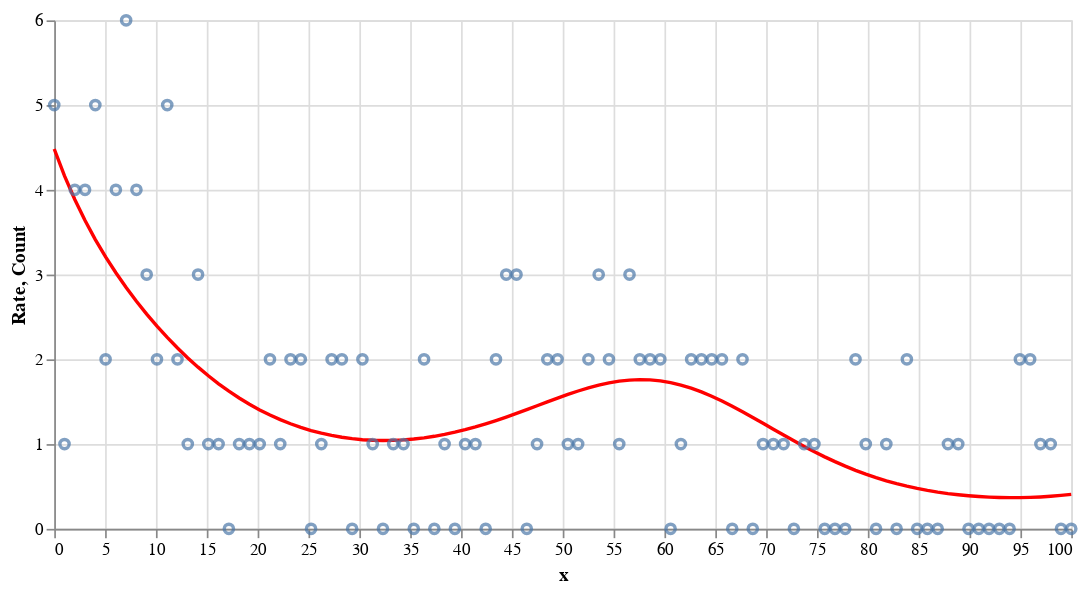

The code cell stored with this chart in its notebook:
### Code cell
rate = (
  alt.Chart(df_data)
  .mark_line(color='red')
  .encode(
		x=alt.X('x', title='x'),
		y=alt.Y('rate', title='Rate'),
	)
)

count = alt.Chart(df_data).mark_point().encode(
	x=alt.X('x', title='x'),
	y=alt.Y('y', title='Count'),
)

(rate + count).properties(width=600)

### Figure 1 — Vega-Lite specification as saved in the notebook (floating-point values rounded to 4 significant figures)
{"config": {"view": {"continuousWidth": 300, "continuousHeight": 300}}, "layer": [{"mark": {"type": "line", "color": "red"}, "encoding": {"x": {"field": "x", "title": "x", "type": "quantitative"}, "y": {"field": "rate", "title": "Rate", "type": "quantitative"}}}, {"mark": {"type": "point"}, "encoding": {"x": {"field": "x", "title": "x", "type": "quantitative"}, "y": {"field": "y", "title": "Count", "type": "quantitative"}}}], "data": {"name": "data-ab36c86f6d23b7abd37de29246e080d0"}, "width": 600, "$schema": "https://vega.github.io/schema/vega-lite/v5.20.1.json", "datasets": {"data-ab36c86f6d23b7abd37de29246e080d0": [{"x": 0.0, "log_exposure": 1.0, "f": 0.5, "rate": 4.482, "y": 5}, {"x": 1.01, "log_exposure": 0.9039, "f": 0.5227, "rate": 4.165, "y": 1}, {"x": 2.02, "log_exposure": 0.8171, "f": 0.5403, "rate": 3.886, "y": 4}, {"x": 3.03, "log_exposure": 0.7386, "f": 0.5527, "rate": 3.637, "y": 4}, {"x": 4.04, "log_exposure": 0.6676, "f": 0.5601, "rate": 3.413, "y": 5}, {"x": 5.051, "log_exposure": 0.6035, "f": 0.5625, "rate": 3.209, "y": 2}, {"x": 6.061, "log_exposure": 0.5455, "f": 0.5602, "rate": 3.021, "y": 4}, {"x": 7.071, "log_exposure": 0.4931, "f": 0.5532, "rate": 2.847, "y": 6}, {"x": 8.081, "log_exposure": 0.4457, "f": 0.542, "rate": 2.685, "y": 4}, {"x": 9.091, "log_exposure": 0.4029, "f": 0.5268, "rate": 2.534, "y": 3}, {"x": 10.1, "log_exposure": 0.3642, "f": 0.5078, "rate": 2.392, "y": 2}, {"x": 11.11, "log_exposure": 0.3292, "f": 0.4855, "rate": 2.259, "y": 5}, {"x": 12.12, "log_exposure": 0.2976, "f": 0.4603, "rate": 2.134, "y": 2}, {"x": 13.13, "log_exposure": 0.269, "f": 0.4326, "rate": 2.017, "y": 1}, {"x": 14.14, "log_exposure": 0.2431, "f": 0.4028, "rate": 1.908, "y": 3}, {"x": 15.15, "log_exposure": 0.2198, "f": 0.3714, "rate": 1.806, "y": 1}, {"x": 16.16, "log_exposure": 0.1987, "f": 0.3388, "rate": 1.712, "y": 1}, {"x": 17.17, "log_exposure": 0.1796, "f": 0.3055, "rate": 1.624, "y": 0}, {"x": 18.18, "log_exposure": 0.1623, "f": 0.272, "rate": 1.544, "y": 1}, {"x": 19.19, "log_exposure": 0.1467, "f": 0.2388, "rate": 1.47, "y": 1}, {"x": 20.2, "log_exposure": 0.1326, "f": 0.2062, "rate": 1.403, "y": 1}, {"x": 21.21, "log_exposure": 0.1199, "f": 0.1748, "rate": 1.343, "y": 2}, {"x": 22.22, "log_exposure": 0.1084, "f": 0.1449, "rate": 1.288, "y": 1}, {"x": 23.23, "log_exposure": 0.09796, "f": 0.117, "rate": 1.24, "y": 2}, {"x": 24.24, "log_exposure": 0.08855, "f": 0.09141, "rate": 1.197, "y": 2}, {"x": 25.25, "log_exposure": 0.08004, "f": 0.06845, "rate": 1.16, "y": 0}, {"x": 26.26, "log_exposure": 0.07235, "f": 0.04843, "rate": 1.128, "y": 1}, {"x": 27.27, "log_exposure": 0.0654, "f": 0.03161, "rate": 1.102, "y": 2}, {"x": 28.28, "log_exposure": 0.05911, "f": 0.01822, "rate": 1.08, "y": 2}, {"x": 29.29, "log_exposure": 0.05343, "f": 0.008411, "rate": 1.064, "y": 0}, {"x": 30.3, "log_exposure": 0.0483, "f": 0.002319, "rate": 1.052, "y": 2}, {"x": 31.31, "log_exposure": 0.04366, "f": 1.981e-05, "rate": 1.045, "y": 1}, {"x": 32.32, "log_exposure": 0.03947, "f": 0.001542, "rate": 1.042, "y": 0}, {"x": 33.33, "log_exposure": 0.03567, "f": 0.006867, "rate": 1.043, "y": 1}, {"x": 34.34, "log_exposure": 0.03225, "f": 0.01593, "rate": 1.049, "y": 1}, {"x": 35.35, "log_exposure": 0.02915, "f": 0.0286, "rate": 1.059, "y": 0}, {"x": 36.36, "log_exposure": 0.02635, "f": 0.04474, "rate": 1.074, "y": 2}, {"x": 37.37, "log_exposure": 0.02382, "f": 0.06412, "rate": 1.092, "y": 0}, {"x": 38.38, "log_exposure": 0.02153, "f": 0.08651, "rate": 1.114, "y": 1}, {"x": 39.39, "log_exposure": 0.01946, "f": 0.1116, "rate": 1.14, "y": 0}, {"x": 40.4, "log_exposure": 0.01759, "f": 0.1391, "rate": 1.17, "y": 1}, {"x": 41.41, "log_exposure": 0.0159, "f": 0.1686, "rate": 1.203, "y": 1}, {"x": 42.42, "log_exposure": 0.01437, "f": 0.1997, "rate": 1.239, "y": 0}, {"x": 43.43, "log_exposure": 0.01299, "f": 0.2321, "rate": 1.278, "y": 2}, {"x": 44.44, "log_exposure": 0.01174, "f": 0.2652, "rate": 1.319, "y": 3}, {"x": 45.45, "log_exposure": 0.01062, "f": 0.2987, "rate": 1.363, "y": 3}, {"x": 46.46, "log_exposure": 0.009595, "f": 0.3321, "rate": 1.407, "y": 0}, {"x": 47.47, "log_exposure": 0.008674, "f": 0.3648, "rate": 1.453, "y": 1}, {"x": 48.48, "log_exposure": 0.00784, "f": 0.3965, "rate": 1.498, "y": 2}, {"x": 49.49, "log_exposure": 0.007087, "f": 0.4267, "rate": 1.543, "y": 2}, {"x": 50.51, "log_exposure": 0.006406, "f": 0.4549, "rate": 1.586, "y": 1}, {"x": 51.52, "log_exposure": 0.005791, "f": 0.4806, "rate": 1.626, "y": 1}, {"x": 52.53, "log_exposure": 0.005234, "f": 0.5035, "rate": 1.663, "y": 2}, {"x": 53.54, "log_exposure": 0.004731, "f": 0.5232, "rate": 1.695, "y": 3}, {"x": 54.55, "log_exposure": 0.004277, "f": 0.5392, "rate": 1.722, "y": 2}, {"x": 55.56, "log_exposure": 0.003866, "f": 0.5513, "rate": 1.742, "y": 1}, {"x": 56.57, "log_exposure": 0.003494, "f": 0.5591, "rate": 1.755, "y": 3}, {"x": 57.58, "log_exposure": 0.003159, "f": 0.5624, "rate": 1.76, "y": 2}, {"x": 58.59, "log_exposure": 0.002855, "f": 0.561, "rate": 1.757, "y": 2}, {"x": 59.6, "log_exposure": 0.002581, "f": 0.5546, "rate": 1.746, "y": 2}, {"x": 60.61, "log_exposure": 0.002333, "f": 0.5432, "rate": 1.726, "y": 0}, {"x": 61.62, "log_exposure": 0.002109, "f": 0.5267, "rate": 1.697, "y": 1}, {"x": 62.63, "log_exposure": 0.001906, "f": 0.505, "rate": 1.66, "y": 2}, {"x": 63.64, "log_exposure": 0.001723, "f": 0.4783, "rate": 1.616, "y": 2}, {"x": 64.65, "log_exposure": 0.001558, "f": 0.4465, "rate": 1.565, "y": 2}, {"x": 65.66, "log_exposure": 0.001408, "f": 0.4098, "rate": 1.509, "y": 2}, {"x": 66.67, "log_exposure": 0.001273, "f": 0.3684, "rate": 1.447, "y": 0}, {"x": 67.68, "log_exposure": 0.00115, "f": 0.3225, "rate": 1.382, "y": 2}, {"x": 68.69, "log_exposure": 0.00104, "f": 0.2724, "rate": 1.315, "y": 0}, {"x": 69.7, "log_exposure": 0.0009399, "f": 0.2185, "rate": 1.245, "y": 1}, {"x": 70.71, "log_exposure": 0.0008496, "f": 0.161, "rate": 1.176, "y": 1}, {"x": 71.72, "log_exposure": 0.000768, "f": 0.1004, "rate": 1.106, "y": 1}, {"x": 72.73, "log_exposure": 0.0006942, "f": 0.03712, "rate": 1.039, "y": 0}, {"x": 73.74, "log_exposure": 0.0006275, "f": -0.02833, "rate": 0.9727, "y": 1}, {"x": 74.75, "log_exposure": 0.0005672, "f": -0.09547, "rate": 0.9095, "y": 1}, {"x": 75.76, "log_exposure": 0.0005127, "f": -0.1638, "rate": 0.8494, "y": 0}, {"x": 76.77, "log_exposure": 0.0004635, "f": -0.2327, "rate": 0.7927, "y": 0}, {"x": 77.78, "log_exposure": 0.0004189, "f": -0.3018, "rate": 0.7398, "y": 0}, {"x": 78.79, "log_exposure": 0.0003787, "f": -0.3703, "rate": 0.6908, "y": 2}, {"x": 79.8, "log_exposure": 0.0003423, "f": -0.4378, "rate": 0.6457, "y": 1}, {"x": 80.81, "log_exposure": 0.0003094, "f": -0.5037, "rate": 0.6045, "y": 0}, {"x": 81.82, "log_exposure": 0.0002797, "f": -0.5675, "rate": 0.5671, "y": 1}, {"x": 82.83, "log_exposure": 0.0002528, "f": -0.6286, "rate": 0.5335, "y": 0}, {"x": 83.84, "log_exposure": 0.0002285, "f": -0.6865, "rate": 0.5035, "y": 2}, {"x": 84.85, "log_exposure": 0.0002066, "f": -0.7407, "rate": 0.4769, "y": 0}, {"x": 85.86, "log_exposure": 0.0001867, "f": -0.7908, "rate": 0.4536, "y": 0}, {"x": 86.87, "log_exposure": 0.0001688, "f": -0.8363, "rate": 0.4334, "y": 0}, {"x": 87.88, "log_exposure": 0.0001526, "f": -0.8768, "rate": 0.4162, "y": 1}, {"x": 88.89, "log_exposure": 0.0001379, "f": -0.9121, "rate": 0.4017, "y": 1}, {"x": 89.9, "log_exposure": 0.0001247, "f": -0.9417, "rate": 0.39, "y": 0}, {"x": 90.91, "log_exposure": 0.0001127, "f": -0.9654, "rate": 0.3809, "y": 0}, {"x": 91.92, "log_exposure": 0.0001019, "f": -0.9831, "rate": 0.3742, "y": 0}, {"x": 92.93, "log_exposure": 9.207e-05, "f": -0.9946, "rate": 0.3699, "y": 0}, {"x": 93.94, "log_exposure": 8.323e-05, "f": -0.9997, "rate": 0.368, "y": 0}, {"x": 94.95, "log_exposure": 7.523e-05, "f": -0.9985, "rate": 0.3685, "y": 2}, {"x": 95.96, "log_exposure": 6.8e-05, "f": -0.9909, "rate": 0.3713, "y": 2}, {"x": 96.97, "log_exposure": 6.147e-05, "f": -0.977, "rate": 0.3765, "y": 1}, {"x": 97.98, "log_exposure": 5.556e-05, "f": -0.9569, "rate": 0.3841, "y": 1}, {"x": 98.99, "log_exposure": 5.023e-05, "f": -0.9308, "rate": 0.3942, "y": 0}, {"x": 100.0, "log_exposure": 4.54e-05, "f": -0.899, "rate": 0.407, "y": 0}]}}
